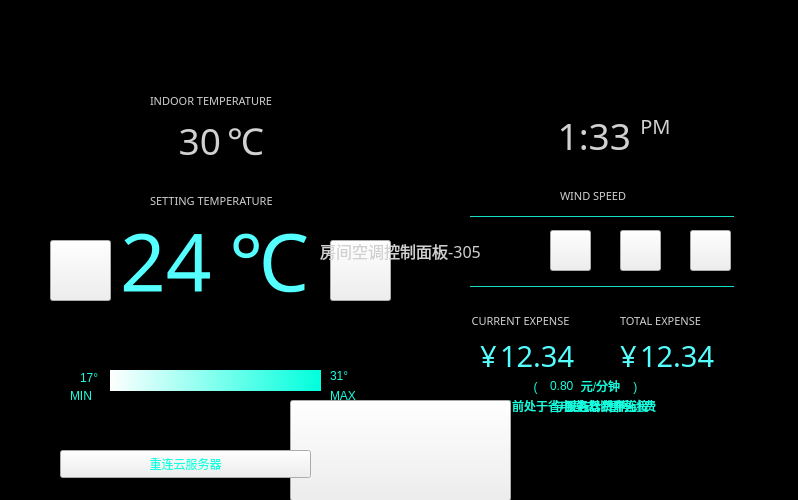
<?xml version="1.0" encoding="UTF-8"?>
<ui version="4.0">
 <class>MainWindow</class>
 <widget class="QMainWindow" name="MainWindow">
  <property name="geometry">
   <rect>
    <x>0</x>
    <y>0</y>
    <width>798</width>
    <height>500</height>
   </rect>
  </property>
  <property name="windowTitle">
   <string>MainWindow</string>
  </property>
  <property name="autoFillBackground">
   <bool>false</bool>
  </property>
  <property name="styleSheet">
   <string notr="true"/>
  </property>
  <widget class="QWidget" name="centralwidget">
   <property name="styleSheet">
    <string notr="true">#centralwidget{background-color: rgb(0, 0, 0);}

</string>
   </property>
   <widget class="QPushButton" name="power">
    <property name="geometry">
     <rect>
      <x>290</x>
      <y>400</y>
      <width>221</width>
      <height>101</height>
     </rect>
    </property>
    <property name="styleSheet">
     <string notr="true">border-image: url(:/source/on-2.png);

</string>
    </property>
    <property name="text">
     <string/>
    </property>
   </widget>
   <widget class="QLabel" name="tar_temp">
    <property name="geometry">
     <rect>
      <x>120</x>
      <y>180</y>
      <width>221</width>
      <height>161</height>
     </rect>
    </property>
    <property name="font">
     <font>
      <family>等线 Light</family>
      <pointsize>60</pointsize>
      <weight>3</weight>
      <italic>false</italic>
      <bold>false</bold>
     </font>
    </property>
    <property name="styleSheet">
     <string notr="true">color:rgb(85, 255, 255);
font: 25 60pt &quot;等线 Light&quot;;
</string>
    </property>
    <property name="text">
     <string>24</string>
    </property>
    <property name="textFormat">
     <enum>Qt::PlainText</enum>
    </property>
    <property name="scaledContents">
     <bool>false</bool>
    </property>
   </widget>
   <widget class="QLabel" name="MAX">
    <property name="geometry">
     <rect>
      <x>330</x>
      <y>380</y>
      <width>41</width>
      <height>31</height>
     </rect>
    </property>
    <property name="styleSheet">
     <string notr="true">
font: 75 9pt &quot;等线&quot;;
color: rgb(23, 255, 224);</string>
    </property>
    <property name="text">
     <string>MAX</string>
    </property>
   </widget>
   <widget class="QLabel" name="bar">
    <property name="geometry">
     <rect>
      <x>110</x>
      <y>370</y>
      <width>211</width>
      <height>21</height>
     </rect>
    </property>
    <property name="styleSheet">
     <string notr="true">background-color: qlineargradient(spread:pad, x1:1, y1:0, x2:0, y2:0, stop:0 rgba(0, 255, 221, 255), stop:1 rgba(255, 255, 255, 255));</string>
    </property>
    <property name="text">
     <string/>
    </property>
   </widget>
   <widget class="QLabel" name="MIN">
    <property name="geometry">
     <rect>
      <x>70</x>
      <y>380</y>
      <width>31</width>
      <height>31</height>
     </rect>
    </property>
    <property name="styleSheet">
     <string notr="true">
font: 75 9pt &quot;等线&quot;;
color: rgb(23, 255, 224);</string>
    </property>
    <property name="text">
     <string>MIN</string>
    </property>
   </widget>
   <widget class="QLabel" name="min_temp">
    <property name="geometry">
     <rect>
      <x>80</x>
      <y>370</y>
      <width>31</width>
      <height>16</height>
     </rect>
    </property>
    <property name="styleSheet">
     <string notr="true">
font: 75 9pt &quot;等线&quot;;
color: rgb(23, 255, 224);</string>
    </property>
    <property name="text">
     <string>17°</string>
    </property>
   </widget>
   <widget class="QLabel" name="max_temp">
    <property name="geometry">
     <rect>
      <x>330</x>
      <y>360</y>
      <width>41</width>
      <height>31</height>
     </rect>
    </property>
    <property name="styleSheet">
     <string notr="true">
font: 75 9pt &quot;等线&quot;;
color: rgb(23, 255, 224);</string>
    </property>
    <property name="text">
     <string>31°</string>
    </property>
   </widget>
   <widget class="QLabel" name="time">
    <property name="geometry">
     <rect>
      <x>490</x>
      <y>110</y>
      <width>141</width>
      <height>51</height>
     </rect>
    </property>
    <property name="font">
     <font>
      <family>等线 Light</family>
      <pointsize>28</pointsize>
      <weight>1</weight>
      <italic>false</italic>
      <bold>false</bold>
     </font>
    </property>
    <property name="styleSheet">
     <string notr="true">color:rgb(209, 209, 209);
font: 10 28pt &quot;等线 Light&quot;;
</string>
    </property>
    <property name="text">
     <string>1:33</string>
    </property>
    <property name="textFormat">
     <enum>Qt::PlainText</enum>
    </property>
    <property name="scaledContents">
     <bool>false</bool>
    </property>
    <property name="alignment">
     <set>Qt::AlignRight|Qt::AlignTrailing|Qt::AlignVCenter</set>
    </property>
   </widget>
   <widget class="QLabel" name="pm_am">
    <property name="geometry">
     <rect>
      <x>630</x>
      <y>100</y>
      <width>51</width>
      <height>51</height>
     </rect>
    </property>
    <property name="font">
     <font>
      <family>等线 Light</family>
      <pointsize>15</pointsize>
      <weight>1</weight>
      <italic>false</italic>
      <bold>false</bold>
     </font>
    </property>
    <property name="styleSheet">
     <string notr="true">color:rgb(209, 209, 209);
font: 10 15pt &quot;等线 Light&quot;;
</string>
    </property>
    <property name="text">
     <string>PM</string>
    </property>
    <property name="textFormat">
     <enum>Qt::PlainText</enum>
    </property>
    <property name="scaledContents">
     <bool>false</bool>
    </property>
    <property name="alignment">
     <set>Qt::AlignCenter</set>
    </property>
   </widget>
   <widget class="QPushButton" name="sub">
    <property name="geometry">
     <rect>
      <x>330</x>
      <y>240</y>
      <width>61</width>
      <height>61</height>
     </rect>
    </property>
    <property name="styleSheet">
     <string notr="true">border-image: url(:/source/sub.png);</string>
    </property>
    <property name="text">
     <string/>
    </property>
   </widget>
   <widget class="QPushButton" name="add">
    <property name="geometry">
     <rect>
      <x>50</x>
      <y>240</y>
      <width>61</width>
      <height>61</height>
     </rect>
    </property>
    <property name="styleSheet">
     <string notr="true">border-image: url(:/source/add.png);</string>
    </property>
    <property name="text">
     <string/>
    </property>
   </widget>
   <widget class="QLabel" name="setting_text">
    <property name="geometry">
     <rect>
      <x>150</x>
      <y>180</y>
      <width>141</width>
      <height>41</height>
     </rect>
    </property>
    <property name="font">
     <font>
      <family>等线 Light</family>
      <pointsize>8</pointsize>
      <weight>1</weight>
      <italic>false</italic>
      <bold>false</bold>
     </font>
    </property>
    <property name="styleSheet">
     <string notr="true">color:rgb(209, 209, 209);
font: 15 8pt &quot;等线 Light&quot;;
</string>
    </property>
    <property name="text">
     <string>SETTING TEMPERATURE</string>
    </property>
    <property name="textFormat">
     <enum>Qt::PlainText</enum>
    </property>
    <property name="scaledContents">
     <bool>false</bool>
    </property>
   </widget>
   <widget class="QLabel" name="indoor_text">
    <property name="geometry">
     <rect>
      <x>150</x>
      <y>80</y>
      <width>141</width>
      <height>41</height>
     </rect>
    </property>
    <property name="font">
     <font>
      <family>等线 Light</family>
      <pointsize>8</pointsize>
      <weight>1</weight>
      <italic>false</italic>
      <bold>false</bold>
     </font>
    </property>
    <property name="styleSheet">
     <string notr="true">color:rgb(209, 209, 209);
font: 15 8pt &quot;等线 Light&quot;;
</string>
    </property>
    <property name="text">
     <string>INDOOR TEMPERATURE</string>
    </property>
    <property name="textFormat">
     <enum>Qt::PlainText</enum>
    </property>
    <property name="scaledContents">
     <bool>false</bool>
    </property>
   </widget>
   <widget class="QLabel" name="wifi">
    <property name="geometry">
     <rect>
      <x>150</x>
      <y>320</y>
      <width>41</width>
      <height>41</height>
     </rect>
    </property>
    <property name="text">
     <string/>
    </property>
    <property name="pixmap">
     <pixmap resource="resource.qrc">:/source/wifi_on.png</pixmap>
    </property>
    <property name="scaledContents">
     <bool>true</bool>
    </property>
   </widget>
   <widget class="QLabel" name="mode">
    <property name="geometry">
     <rect>
      <x>240</x>
      <y>320</y>
      <width>41</width>
      <height>41</height>
     </rect>
    </property>
    <property name="text">
     <string/>
    </property>
    <property name="pixmap">
     <pixmap resource="resource.qrc">:/source/snow.png</pixmap>
    </property>
    <property name="scaledContents">
     <bool>true</bool>
    </property>
   </widget>
   <widget class="QLabel" name="indoor_temp">
    <property name="geometry">
     <rect>
      <x>100</x>
      <y>110</y>
      <width>121</width>
      <height>61</height>
     </rect>
    </property>
    <property name="font">
     <font>
      <family>等线 Light</family>
      <pointsize>28</pointsize>
      <weight>1</weight>
      <italic>false</italic>
      <bold>false</bold>
     </font>
    </property>
    <property name="styleSheet">
     <string notr="true">color:rgb(209, 209, 209);
font: 10 28pt &quot;等线 Light&quot;;
</string>
    </property>
    <property name="text">
     <string>30</string>
    </property>
    <property name="textFormat">
     <enum>Qt::PlainText</enum>
    </property>
    <property name="scaledContents">
     <bool>false</bool>
    </property>
    <property name="alignment">
     <set>Qt::AlignRight|Qt::AlignTrailing|Qt::AlignVCenter</set>
    </property>
   </widget>
   <widget class="QLabel" name="wind_text">
    <property name="geometry">
     <rect>
      <x>560</x>
      <y>180</y>
      <width>81</width>
      <height>31</height>
     </rect>
    </property>
    <property name="font">
     <font>
      <family>等线 Light</family>
      <pointsize>8</pointsize>
      <weight>1</weight>
      <italic>false</italic>
      <bold>false</bold>
     </font>
    </property>
    <property name="styleSheet">
     <string notr="true">color:rgb(209, 209, 209);
font: 15 8pt &quot;等线 Light&quot;;
</string>
    </property>
    <property name="text">
     <string>WIND SPEED</string>
    </property>
    <property name="textFormat">
     <enum>Qt::PlainText</enum>
    </property>
    <property name="scaledContents">
     <bool>false</bool>
    </property>
   </widget>
   <widget class="QLabel" name="current_money">
    <property name="geometry">
     <rect>
      <x>500</x>
      <y>320</y>
      <width>101</width>
      <height>71</height>
     </rect>
    </property>
    <property name="font">
     <font>
      <family>等线 Light</family>
      <pointsize>22</pointsize>
      <weight>3</weight>
      <italic>false</italic>
      <bold>false</bold>
     </font>
    </property>
    <property name="styleSheet">
     <string notr="true">color:rgb(85, 255, 255);
font: 25 22pt &quot;等线 Light&quot;;
</string>
    </property>
    <property name="text">
     <string>12.34</string>
    </property>
    <property name="textFormat">
     <enum>Qt::PlainText</enum>
    </property>
    <property name="scaledContents">
     <bool>false</bool>
    </property>
    <property name="alignment">
     <set>Qt::AlignLeading|Qt::AlignLeft|Qt::AlignVCenter</set>
    </property>
   </widget>
   <widget class="QLabel" name="current_label">
    <property name="geometry">
     <rect>
      <x>470</x>
      <y>300</y>
      <width>101</width>
      <height>41</height>
     </rect>
    </property>
    <property name="font">
     <font>
      <family>等线 Light</family>
      <pointsize>8</pointsize>
      <weight>1</weight>
      <italic>false</italic>
      <bold>false</bold>
     </font>
    </property>
    <property name="styleSheet">
     <string notr="true">color:rgb(209, 209, 209);
font: 15 8pt &quot;等线 Light&quot;;
</string>
    </property>
    <property name="text">
     <string>CURRENT EXPENSE</string>
    </property>
    <property name="textFormat">
     <enum>Qt::PlainText</enum>
    </property>
    <property name="scaledContents">
     <bool>false</bool>
    </property>
    <property name="alignment">
     <set>Qt::AlignCenter</set>
    </property>
   </widget>
   <widget class="QLabel" name="no_wind">
    <property name="geometry">
     <rect>
      <x>480</x>
      <y>230</y>
      <width>41</width>
      <height>41</height>
     </rect>
    </property>
    <property name="text">
     <string/>
    </property>
    <property name="pixmap">
     <pixmap resource="resource.qrc">:/source/power_saving.png</pixmap>
    </property>
    <property name="scaledContents">
     <bool>true</bool>
    </property>
   </widget>
   <widget class="QLabel" name="money_text_off">
    <property name="geometry">
     <rect>
      <x>500</x>
      <y>390</y>
      <width>231</width>
      <height>31</height>
     </rect>
    </property>
    <property name="styleSheet">
     <string notr="true">
font: 75 9pt &quot;等线&quot;;
color: rgb(23, 255, 224);</string>
    </property>
    <property name="text">
     <string>当前处于省电模式，暂停计费</string>
    </property>
   </widget>
   <widget class="QLabel" name="line2">
    <property name="geometry">
     <rect>
      <x>470</x>
      <y>270</y>
      <width>281</width>
      <height>31</height>
     </rect>
    </property>
    <property name="styleSheet">
     <string notr="true">
font: 75 9pt &quot;等线&quot;;
color: rgb(23, 255, 224);</string>
    </property>
    <property name="text">
     <string>——————————————————————</string>
    </property>
   </widget>
   <widget class="QLabel" name="line1">
    <property name="geometry">
     <rect>
      <x>470</x>
      <y>200</y>
      <width>281</width>
      <height>31</height>
     </rect>
    </property>
    <property name="styleSheet">
     <string notr="true">
font: 75 9pt &quot;等线&quot;;
color: rgb(23, 255, 224);</string>
    </property>
    <property name="text">
     <string>——————————————————————</string>
    </property>
   </widget>
   <widget class="QLabel" name="title">
    <property name="geometry">
     <rect>
      <x>0</x>
      <y>0</y>
      <width>801</width>
      <height>502</height>
     </rect>
    </property>
    <property name="font">
     <font>
      <family>黑体</family>
      <pointsize>12</pointsize>
      <weight>50</weight>
      <italic>false</italic>
      <bold>false</bold>
     </font>
    </property>
    <property name="styleSheet">
     <string notr="true">font: 12pt &quot;黑体&quot;;
color: rgb(208, 208, 208);
background-image: url(:/source/black.jpg);</string>
    </property>
    <property name="text">
     <string>房间空调控制面板-305</string>
    </property>
    <property name="alignment">
     <set>Qt::AlignCenter</set>
    </property>
   </widget>
   <widget class="QPushButton" name="wind1">
    <property name="geometry">
     <rect>
      <x>550</x>
      <y>230</y>
      <width>41</width>
      <height>41</height>
     </rect>
    </property>
    <property name="styleSheet">
     <string notr="true">border-image: url(:/source/wind1_off.png);</string>
    </property>
    <property name="text">
     <string/>
    </property>
   </widget>
   <widget class="QPushButton" name="wind2">
    <property name="geometry">
     <rect>
      <x>620</x>
      <y>230</y>
      <width>41</width>
      <height>41</height>
     </rect>
    </property>
    <property name="styleSheet">
     <string notr="true">border-image: url(:/source/wind2_off.png);</string>
    </property>
    <property name="text">
     <string/>
    </property>
   </widget>
   <widget class="QPushButton" name="wind3">
    <property name="geometry">
     <rect>
      <x>690</x>
      <y>230</y>
      <width>41</width>
      <height>41</height>
     </rect>
    </property>
    <property name="styleSheet">
     <string notr="true">border-image: url(:/source/wind3_on.png);</string>
    </property>
    <property name="text">
     <string/>
    </property>
   </widget>
   <widget class="QLabel" name="degree1">
    <property name="geometry">
     <rect>
      <x>229</x>
      <y>190</y>
      <width>101</width>
      <height>141</height>
     </rect>
    </property>
    <property name="font">
     <font>
      <family>等线 Light</family>
      <pointsize>60</pointsize>
      <weight>3</weight>
      <italic>false</italic>
      <bold>false</bold>
     </font>
    </property>
    <property name="styleSheet">
     <string notr="true">color:rgb(85, 255, 255);
font: 25 60pt &quot;等线 Light&quot;;
</string>
    </property>
    <property name="text">
     <string>℃</string>
    </property>
    <property name="textFormat">
     <enum>Qt::PlainText</enum>
    </property>
    <property name="scaledContents">
     <bool>false</bool>
    </property>
   </widget>
   <widget class="QLabel" name="degree2">
    <property name="geometry">
     <rect>
      <x>220</x>
      <y>120</y>
      <width>51</width>
      <height>41</height>
     </rect>
    </property>
    <property name="font">
     <font>
      <family>等线 Light</family>
      <pointsize>28</pointsize>
      <weight>1</weight>
      <italic>false</italic>
      <bold>false</bold>
     </font>
    </property>
    <property name="styleSheet">
     <string notr="true">color:rgb(209, 209, 209);
font: 10 28pt &quot;等线 Light&quot;;
</string>
    </property>
    <property name="text">
     <string>℃</string>
    </property>
    <property name="textFormat">
     <enum>Qt::PlainText</enum>
    </property>
    <property name="scaledContents">
     <bool>false</bool>
    </property>
    <property name="alignment">
     <set>Qt::AlignCenter</set>
    </property>
   </widget>
   <widget class="QLabel" name="rmb1">
    <property name="geometry">
     <rect>
      <x>480</x>
      <y>320</y>
      <width>31</width>
      <height>71</height>
     </rect>
    </property>
    <property name="font">
     <font>
      <family>等线 Light</family>
      <pointsize>22</pointsize>
      <weight>3</weight>
      <italic>false</italic>
      <bold>false</bold>
     </font>
    </property>
    <property name="styleSheet">
     <string notr="true">color:rgb(85, 255, 255);
font: 25 22pt &quot;等线 Light&quot;;
</string>
    </property>
    <property name="text">
     <string>¥</string>
    </property>
    <property name="textFormat">
     <enum>Qt::PlainText</enum>
    </property>
    <property name="scaledContents">
     <bool>false</bool>
    </property>
   </widget>
   <widget class="QLabel" name="money_text_on">
    <property name="geometry">
     <rect>
      <x>500</x>
      <y>390</y>
      <width>201</width>
      <height>31</height>
     </rect>
    </property>
    <property name="styleSheet">
     <string notr="true">
font: 75 9pt &quot;等线&quot;;
color: rgb(23, 255, 224);</string>
    </property>
    <property name="text">
     <string>正在计费中...</string>
    </property>
    <property name="alignment">
     <set>Qt::AlignCenter</set>
    </property>
   </widget>
   <widget class="QLabel" name="disconnected">
    <property name="geometry">
     <rect>
      <x>500</x>
      <y>390</y>
      <width>201</width>
      <height>31</height>
     </rect>
    </property>
    <property name="styleSheet">
     <string notr="true">
font: 75 9pt &quot;等线&quot;;
color: rgb(23, 255, 224);</string>
    </property>
    <property name="text">
     <string>与服务器断开连接</string>
    </property>
    <property name="alignment">
     <set>Qt::AlignCenter</set>
    </property>
   </widget>
   <widget class="QPushButton" name="reconnect">
    <property name="geometry">
     <rect>
      <x>60</x>
      <y>450</y>
      <width>251</width>
      <height>28</height>
     </rect>
    </property>
    <property name="styleSheet">
     <string notr="true">color:rgb(23, 255, 224)</string>
    </property>
    <property name="text">
     <string>重连云服务器</string>
    </property>
   </widget>
   <widget class="QLabel" name="yuan_min">
    <property name="geometry">
     <rect>
      <x>530</x>
      <y>370</y>
      <width>111</width>
      <height>31</height>
     </rect>
    </property>
    <property name="styleSheet">
     <string notr="true">
font: 75 9pt &quot;等线&quot;;
color: rgb(23, 255, 224);</string>
    </property>
    <property name="text">
     <string>(             元/分钟    )</string>
    </property>
    <property name="alignment">
     <set>Qt::AlignCenter</set>
    </property>
   </widget>
   <widget class="QLabel" name="uni_fee">
    <property name="geometry">
     <rect>
      <x>550</x>
      <y>370</y>
      <width>41</width>
      <height>31</height>
     </rect>
    </property>
    <property name="styleSheet">
     <string notr="true">
font: 75 9pt &quot;等线&quot;;
color: rgb(23, 255, 224);</string>
    </property>
    <property name="text">
     <string>0.80 </string>
    </property>
    <property name="alignment">
     <set>Qt::AlignLeading|Qt::AlignLeft|Qt::AlignVCenter</set>
    </property>
   </widget>
   <widget class="QLabel" name="total_money">
    <property name="geometry">
     <rect>
      <x>640</x>
      <y>340</y>
      <width>101</width>
      <height>31</height>
     </rect>
    </property>
    <property name="font">
     <font>
      <family>等线 Light</family>
      <pointsize>22</pointsize>
      <weight>3</weight>
      <italic>false</italic>
      <bold>false</bold>
     </font>
    </property>
    <property name="styleSheet">
     <string notr="true">color:rgb(85, 255, 255);
font: 25 22pt &quot;等线 Light&quot;;
</string>
    </property>
    <property name="text">
     <string>12.34</string>
    </property>
    <property name="textFormat">
     <enum>Qt::PlainText</enum>
    </property>
    <property name="scaledContents">
     <bool>false</bool>
    </property>
    <property name="alignment">
     <set>Qt::AlignLeading|Qt::AlignLeft|Qt::AlignVCenter</set>
    </property>
   </widget>
   <widget class="QLabel" name="rmb_2">
    <property name="geometry">
     <rect>
      <x>620</x>
      <y>320</y>
      <width>31</width>
      <height>71</height>
     </rect>
    </property>
    <property name="font">
     <font>
      <family>等线 Light</family>
      <pointsize>22</pointsize>
      <weight>3</weight>
      <italic>false</italic>
      <bold>false</bold>
     </font>
    </property>
    <property name="styleSheet">
     <string notr="true">color:rgb(85, 255, 255);
font: 25 22pt &quot;等线 Light&quot;;
</string>
    </property>
    <property name="text">
     <string>¥</string>
    </property>
    <property name="textFormat">
     <enum>Qt::PlainText</enum>
    </property>
    <property name="scaledContents">
     <bool>false</bool>
    </property>
   </widget>
   <widget class="QLabel" name="total_label">
    <property name="geometry">
     <rect>
      <x>610</x>
      <y>300</y>
      <width>101</width>
      <height>41</height>
     </rect>
    </property>
    <property name="font">
     <font>
      <family>等线 Light</family>
      <pointsize>8</pointsize>
      <weight>1</weight>
      <italic>false</italic>
      <bold>false</bold>
     </font>
    </property>
    <property name="styleSheet">
     <string notr="true">color:rgb(209, 209, 209);
font: 15 8pt &quot;等线 Light&quot;;
</string>
    </property>
    <property name="text">
     <string>TOTAL EXPENSE</string>
    </property>
    <property name="textFormat">
     <enum>Qt::PlainText</enum>
    </property>
    <property name="scaledContents">
     <bool>false</bool>
    </property>
    <property name="alignment">
     <set>Qt::AlignCenter</set>
    </property>
   </widget>
   <zorder>total_label</zorder>
   <zorder>rmb_2</zorder>
   <zorder>total_money</zorder>
   <zorder>tar_temp</zorder>
   <zorder>MAX</zorder>
   <zorder>bar</zorder>
   <zorder>MIN</zorder>
   <zorder>min_temp</zorder>
   <zorder>max_temp</zorder>
   <zorder>time</zorder>
   <zorder>pm_am</zorder>
   <zorder>sub</zorder>
   <zorder>add</zorder>
   <zorder>setting_text</zorder>
   <zorder>indoor_text</zorder>
   <zorder>wifi</zorder>
   <zorder>mode</zorder>
   <zorder>indoor_temp</zorder>
   <zorder>wind_text</zorder>
   <zorder>current_money</zorder>
   <zorder>current_label</zorder>
   <zorder>no_wind</zorder>
   <zorder>money_text_off</zorder>
   <zorder>line2</zorder>
   <zorder>line1</zorder>
   <zorder>wind1</zorder>
   <zorder>wind2</zorder>
   <zorder>wind3</zorder>
   <zorder>degree1</zorder>
   <zorder>degree2</zorder>
   <zorder>rmb1</zorder>
   <zorder>money_text_on</zorder>
   <zorder>disconnected</zorder>
   <zorder>yuan_min</zorder>
   <zorder>uni_fee</zorder>
   <zorder>title</zorder>
   <zorder>power</zorder>
   <zorder>reconnect</zorder>
  </widget>
 </widget>
 <resources>
  <include location="resource.qrc"/>
 </resources>
 <connections>
  <connection>
   <sender>sub</sender>
   <signal>clicked()</signal>
   <receiver>MainWindow</receiver>
   <slot>sub_temp()</slot>
   <hints>
    <hint type="sourcelabel">
     <x>347</x>
     <y>265</y>
    </hint>
    <hint type="destinationlabel">
     <x>341</x>
     <y>164</y>
    </hint>
   </hints>
  </connection>
  <connection>
   <sender>add</sender>
   <signal>clicked()</signal>
   <receiver>MainWindow</receiver>
   <slot>add_temp()</slot>
   <hints>
    <hint type="sourcelabel">
     <x>89</x>
     <y>253</y>
    </hint>
    <hint type="destinationlabel">
     <x>123</x>
     <y>158</y>
    </hint>
   </hints>
  </connection>
  <connection>
   <sender>wind1</sender>
   <signal>clicked()</signal>
   <receiver>MainWindow</receiver>
   <slot>switch_to_w1()</slot>
   <hints>
    <hint type="sourcelabel">
     <x>574</x>
     <y>256</y>
    </hint>
    <hint type="destinationlabel">
     <x>534</x>
     <y>308</y>
    </hint>
   </hints>
  </connection>
  <connection>
   <sender>wind2</sender>
   <signal>clicked()</signal>
   <receiver>MainWindow</receiver>
   <slot>switch_to_w2()</slot>
   <hints>
    <hint type="sourcelabel">
     <x>646</x>
     <y>255</y>
    </hint>
    <hint type="destinationlabel">
     <x>657</x>
     <y>308</y>
    </hint>
   </hints>
  </connection>
  <connection>
   <sender>wind3</sender>
   <signal>clicked()</signal>
   <receiver>MainWindow</receiver>
   <slot>switch_to_w3()</slot>
   <hints>
    <hint type="sourcelabel">
     <x>716</x>
     <y>255</y>
    </hint>
    <hint type="destinationlabel">
     <x>714</x>
     <y>175</y>
    </hint>
   </hints>
  </connection>
  <connection>
   <sender>power</sender>
   <signal>clicked()</signal>
   <receiver>MainWindow</receiver>
   <slot>switch_power()</slot>
   <hints>
    <hint type="sourcelabel">
     <x>408</x>
     <y>474</y>
    </hint>
    <hint type="destinationlabel">
     <x>228</x>
     <y>532</y>
    </hint>
   </hints>
  </connection>
  <connection>
   <sender>reconnect</sender>
   <signal>clicked()</signal>
   <receiver>MainWindow</receiver>
   <slot>reconnect_slot()</slot>
   <hints>
    <hint type="sourcelabel">
     <x>459</x>
     <y>291</y>
    </hint>
    <hint type="destinationlabel">
     <x>959</x>
     <y>320</y>
    </hint>
   </hints>
  </connection>
 </connections>
 <slots>
  <slot>switch_to_w1()</slot>
  <slot>switch_to_w2()</slot>
  <slot>switch_to_w3()</slot>
  <slot>add_temp()</slot>
  <slot>sub_temp()</slot>
  <slot>switch_power()</slot>
  <slot>reconnect_slot()</slot>
 </slots>
</ui>
